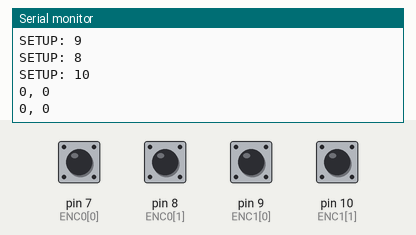
Simulated run of this sketch. Board: Arduino Uno, built with avr-gcc and run on an emulated ATmega328P. Shown: the last lines printed to the serial monitor. Inputs (shaded band) come from the test bench; at power-on: pin 7 (ENC0[0]), pin 8 (ENC0[1]), pin 9 (ENC1[0]), pin 10 (ENC1[1]) HIGH.

Above: at 1.2 s.
1.3 s: pin 7 (ENC0[0]) pulled LOW for 0.15 s
At 2.7 s:
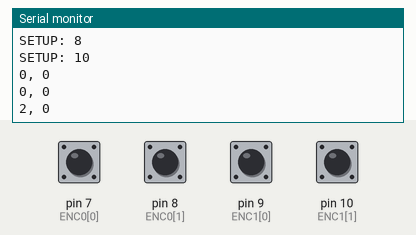
2.9 s: pin 8 (ENC0[1]) pulled LOW for 0.15 s
At 3.8 s:
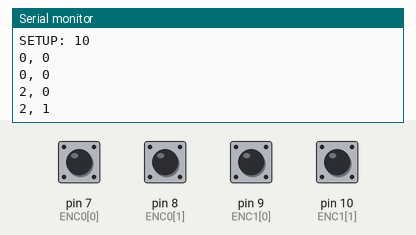
4.5 s: pin 9 (ENC1[0]) pulled LOW for 0.15 s
At 5.7 s:
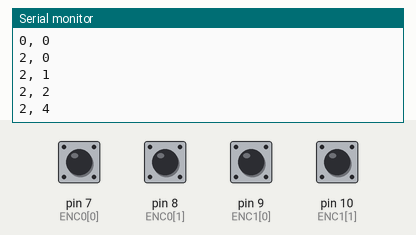
6.1 s: pin 10 (ENC1[1]) pulled LOW for 0.15 s
At 7.5 s:
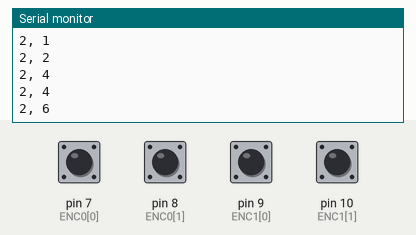
7.7 s: pin 7 (ENC0[0]) pulled LOW for 1 s
At 8.8 s:
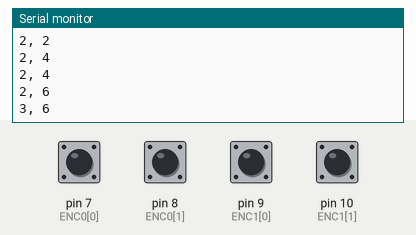
10.2 s: pin 8 (ENC0[1]) pulled LOW for 1 s
At 11.5 s:
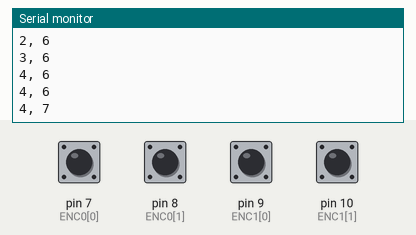
Timing chart, 0 to 13.2 s (numbered marks = the images above; inputs shaded):
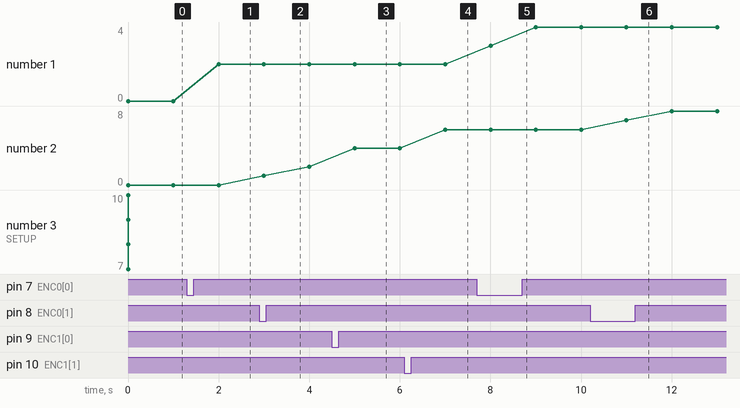

Measured:
- after the input at 1.3 s, the serial monitor: prints a new line after 0.70 s (image 1)
- after the input at 2.9 s, the serial monitor: prints a new line after 0.10 s (image 2)
- after the input at 4.5 s, the serial monitor: prints a new line after 0.50 s (image 3)
- after the input at 6.1 s, the serial monitor: prints a new line after 0.90 s (image 4)
- after the input at 7.7 s, the serial monitor: prints a new line after 0.30 s (image 5)
- after the input at 10.2 s, the serial monitor: prints a new line after 0.80 s (image 6)
- plotted number 1: 0 → 2 after the input at 1.3 s
- plotted number 2: 2 → 4 after the input at 4.5 s, 4 → 6 after the input at 6.1 s, 6 → 8 after the input at 10.2 s

The sketch:

encoder.ino
```cpp
int ENC0[]={7,8};
int ENC1[]={9,10};
boolean ENC0_state[]={false,false};
boolean ENC1_state[]={false,false};

volatile long ENC0_counts=0;
volatile long ENC1_counts=0;

void setup(){
  Serial.begin(115200);
  for(int id=0;id<2;id++)
  {
    pinMode(ENC0[id],INPUT_PULLUP);
    pinMode(ENC1[id],INPUT_PULLUP);
    ENC0_state[id]=digitalRead(ENC0[id])==HIGH;
    ENC1_state[id]=digitalRead(ENC1[id])==HIGH;
    pciSetup(ENC0[id]);
    pciSetup(ENC1[id]);
  }
  sei();
//  PCICR |= _BV(PCIE0);
//  PCICR |= bit( digitalPinToPCICRbit(ENC0[0]) )
  //PCMSK2 |= _BV(PCINT2);
  //PCMSK2 |= _BV(PCINT3);
}

void pciSetup(byte pin){
  Serial.print("SETUP: ");
  Serial.println(pin,DEC);
  *digitalPinToPCMSK(pin) |= bit( digitalPinToPCMSKbit(pin) ); //enable pin
  PCIFR |= bit( digitalPinToPCICRbit(pin) );//clear outstanding interrupt
  PCICR |= bit( digitalPinToPCICRbit(pin) );//enable interrupt for group
}

void loop(){
//if serial command, respond with encoder coun status
Serial.print(ENC0_counts,DEC);
Serial.print(", ");
Serial.println(ENC1_counts,DEC);
delay(1000);
}

ISR(PCINT2_vect){ //D0 to D7
  ENC0_counts+=1; //placeholder
}

ISR(PCINT0_vect){ //D8 to D14
  ENC1_counts+=1;
}
```
